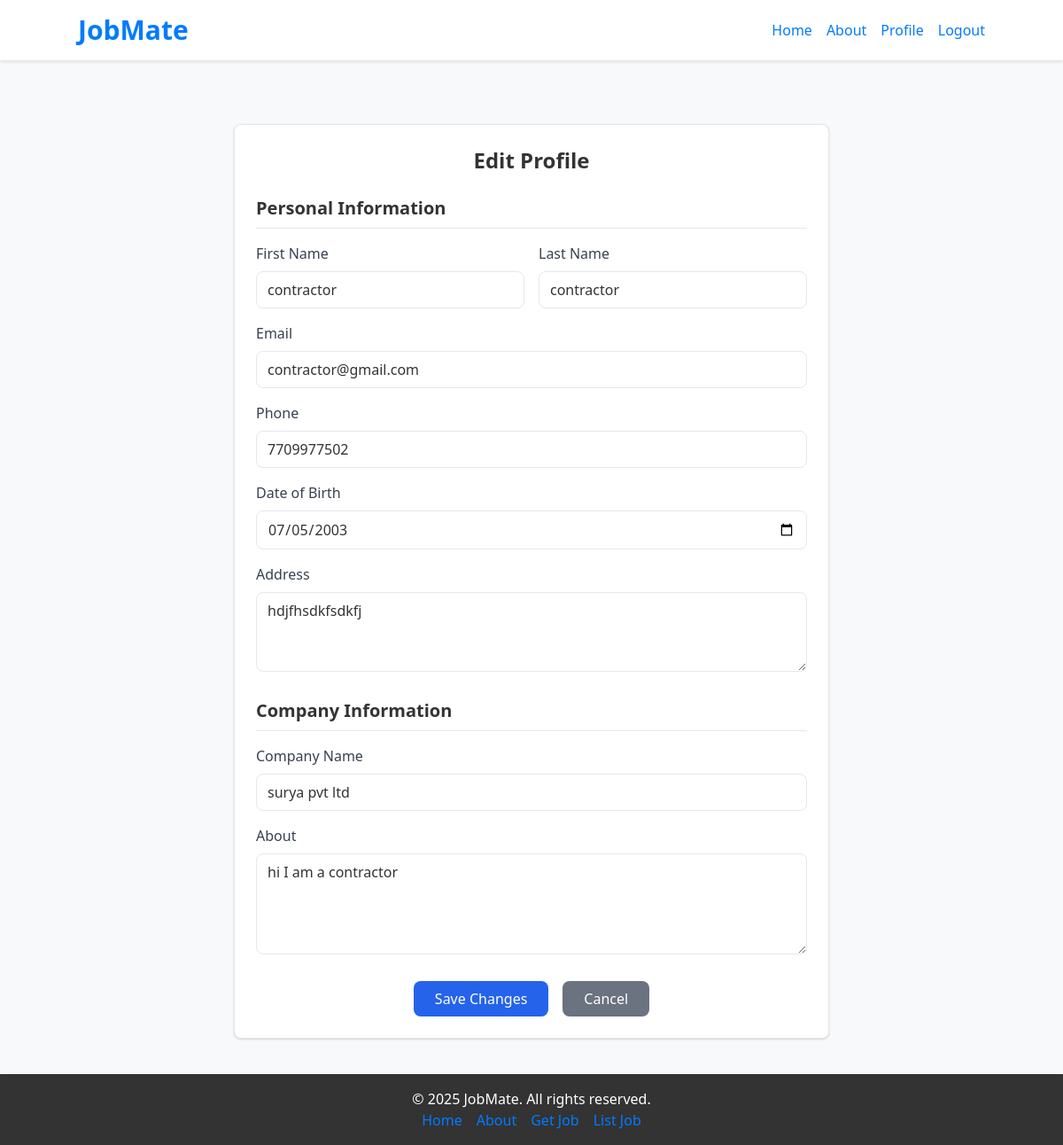
/contractor/profile/edit/ (signed in), run on the app's committed database.
### accounts/models.py (models this page shows)
class CustomUser(AbstractUser):
    ROLE_CHOICES = (
        ('worker', 'Worker'),
        ('contractor', 'Contractor'),
    )
    role = models.CharField(max_length=20, choices=ROLE_CHOICES, default='worker')
    phone = models.CharField(max_length=15, blank=True, null=True)
    address = models.TextField(blank=True, null=True)
    created_at = models.DateTimeField(auto_now_add=True)
    date_of_birth = models.DateField(blank=True, null=True)

### contractor/models.py (models this page shows, shortened)
class Contractor(models.Model):
    user = models.OneToOneField(CustomUser, on_delete=models.CASCADE, primary_key=True)
    company_name = models.CharField(max_length=255, blank=True, null=True)
    rating_avg = models.FloatField(default=0)
    about = models.TextField(blank=True, null=True)

### contractor/views.py (the view)
# urls.py: path('profile/edit/', views.edit_profile, name='edit-profile'),
@login_required(login_url='/login/')
def edit_profile(request):
    contractor = request.user.contractor
    if request.method == 'POST':
        user_form = CustomUserUpdateForm(request.POST, instance=request.user)
        contractor_form = ContractorProfileForm(request.POST, instance=contractor)
        if user_form.is_valid() and contractor_form.is_valid():
            user_form.save()
            contractor_form.save()
            messages.success(request, 'Profile updated successfully!')
            return redirect('contractor-profile')
    else:
        user_form = CustomUserUpdateForm(instance=request.user)
        contractor_form = ContractorProfileForm(instance=contractor)
    return render(request, 'edit_profile.html', {
        'user_form': user_form,
        'contractor_form': contractor_form
    })

### dailywage_website/forms.py
class ContractorProfileForm(forms.ModelForm):
    class Meta:
        model = Contractor
        fields = ['company_name', 'about']  # Add 'about' field
        widgets = {
            'company_name': forms.TextInput(attrs={
                'class': 'w-full px-3 py-2 border rounded-lg focus:outline-none focus:ring-2 focus:ring-blue-600'
            }),
            'about': forms.Textarea(attrs={
                'class': 'w-full px-3 py-2 border rounded-lg focus:outline-none focus:ring-2 focus:ring-blue-600',
                'rows': 4
            })
        }

### contractor/templates/edit_profile.html (shortened to what this page needs)
{% extends "base.html" %}
{% block content %}
<div class="max-w-2xl mx-auto mt-8">
    <div class="bg-white shadow rounded-lg p-6 border">
        <h2 class="text-2xl font-bold mb-6 text-center">Edit Profile</h2>
        <form method="post">
            <div class="space-y-4">
                <h3 class="text-xl font-semibold border-b pb-2">Personal Information</h3>
                <div class="grid grid-cols-2 gap-4">
                    <div>
                        <label class="block text-gray-700 font-medium mb-2">First Name</label>
                        {{ user_form.first_name }}
                    </div>
                    <div>
                        <label class="block text-gray-700 font-medium mb-2">Last Name</label>
                        {{ user_form.last_name }}
                    </div>
                </div>
                <div>
                    <label class="block text-gray-700 font-medium mb-2">Email</label>
                    {{ user_form.email }}
                </div>
                <div>
                    <label class="block text-gray-700 font-medium mb-2">Phone</label>
                    {{ user_form.phone }}
                </div>
                <div>
                    <label class="block text-gray-700 font-medium mb-2">Date of Birth</label>
                    {{ user_form.date_of_birth }}
                </div>
                <div>
                    <label class="block text-gray-700 font-medium mb-2">Address</label>
                    {{ user_form.address }}
                </div>
            </div>
            <div class="space-y-4 mt-6">
                <h3 class="text-xl font-semibold border-b pb-2">Company Information</h3>
                <div>
                    <label class="block text-gray-700 font-medium mb-2">Company Name</label>
                    {{ contractor_form.company_name }}
                </div>
                <div>
                    <label class="block text-gray-700 font-medium mb-2">About</label>
                    {{ contractor_form.about }}
                </div>
            </div>
            <div class="flex justify-center space-x-4 mt-6">
                <button type="submit" class="bg-blue-600 text-white px-6 py-2 rounded-lg hover:bg-blue-700">
                    Save Changes
                </button>
                <a href="{% url 'contractor-profile' %}" class="bg-gray-500 text-white px-6 py-2 rounded-lg hover:bg-gray-600">
                    Cancel
                </a>
            </div>
        </form>
    </div>
</div>
{% endblock %}

### static/css/styles.css (style rules this page uses)
body { display: flex; flex-direction: column; min-height: 100vh; background-color: #f8f9fa; color: #333333; }

### data on the page
CustomUser: first_name "contractor", last_name "contractor", email "contractor@gmail.com", phone "7709977502", date_of_birth "07/05/2003", address "hdjfhsdkfsdkfj"
Contractor: company_name "surya pvt ltd", about "hi I am a contractor"
